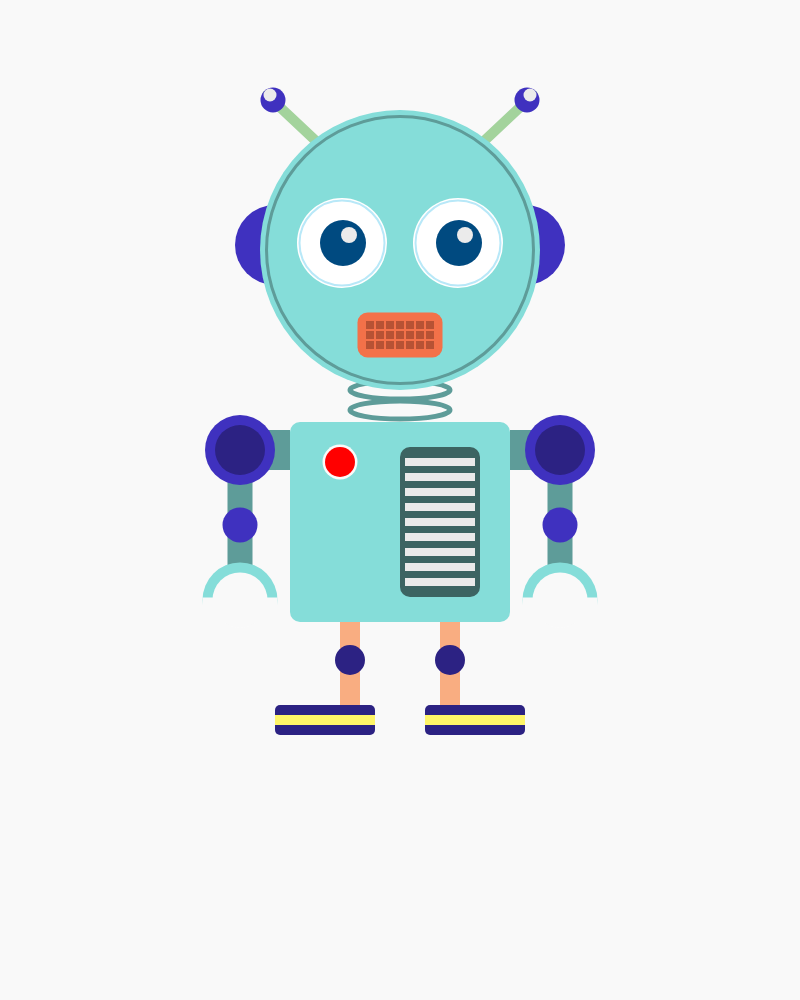
Frame 1 (no input)
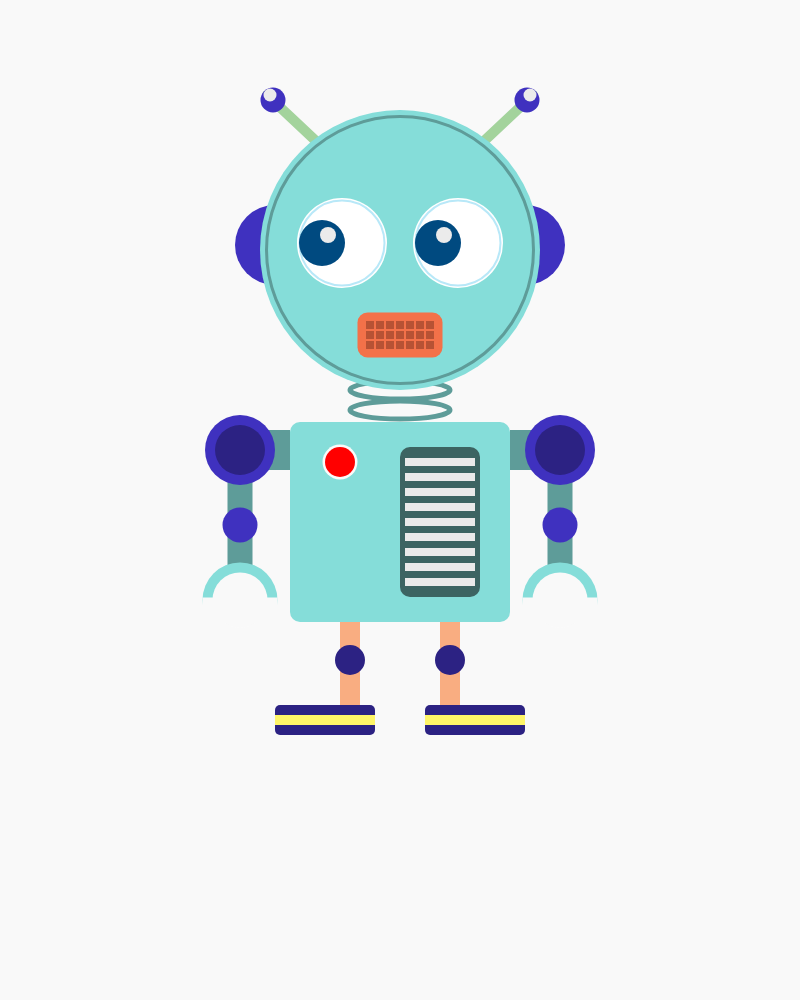
Frame 60 (no input)
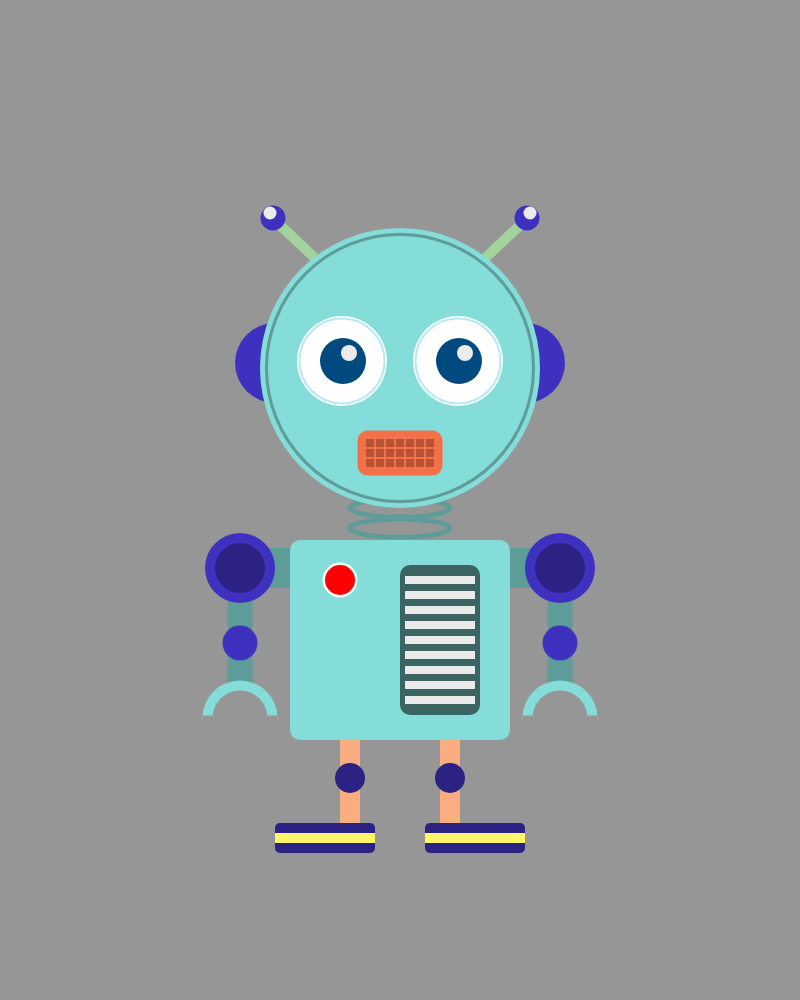
Frame 120 (the mouse pressed at the canvas centre since frame 60)

The p5.js sketch that drew these frames (run headless with seeded random() and noise() and a simulated clock; from frame 60 on, the mouse is pressed at the canvas centre):

// p5.js sketch
// ── sketch.js
/*  This monster is created by Sang Woo Nam
    Last edited (2/4/2017)
    Program that draw a robot having moving eyes and jumping 
    Uses functions and parameters with mouse events 
*/
var page = 0;             // this is the value for switching monster's action (eye movement, jumping)
var eyeDirection = 1;     // eyeDirection represents the speed and direction monster's eyes' moving
var jumpDir = 2;          // jumpDir represents the speed and direction monster is moving
var jumpValue = 0;        // the value is adding to the y position of monster
var backgroundColor = 249 // value of the background color 


function setup() {
  createCanvas(800, 1000); // creates a vertical rectangle canvas 
  background(249);         // sets the background color to light gray 
  rectMode(CENTER);        // sets rects to be drawn from the center 
}

function draw() {
  background(backgroundColor);
  monster(400, 200 + jumpValue);            // draws the monster at 400, 200 + jumpValue
  if (page == 0) {                          // if var page = 0, the eyes move left or right fllowed by mouse X position
    if (mouseX < 400) {                     // the value 400 is the x position that divides left and right of the monster's x position. If mouseX is smaller than 400, monster's eyes move left.  
      eyeDirection = eyeDirection * -1      // change eye direction 
      eyeDirection = max(-20, mouseX - 400);// this code prevents eyes to leave monster's face
    } else if (mouseX >= 400) {             // If mouseX is greater than 400, monster's eyes move right.
      eyeDirection = eyeDirection * -1      // change eyes' direction
      eyeDirection = min(20, mouseX - 400); // this code prevents eyes to leave monster's face
    }
  } else {                                      // if the page value is not 0, monster moves up and down. 
    if (jumpValue > 200 || jumpValue < -100) {  // if jumpValue is greater than 200 or less than -100, monster changes y direction  
      jumpDir = jumpDir * -1;                   // change monster's y direction
    }
    jumpValue = jumpValue + jumpDir;            // put the value of jumpValue + jumpDir to jumpValue
  }
}

// page switch 0 to 1 by mousePressed 
function mousePressed() {
  if (page ==0) {
    page = 1 - page;                      // switch page 0 to 1
    eyeDirection = 1;                     // move the eyes to middle
    backgroundColor = 150                 // change background color
  } else {
    page = 1 - page;                      // switch page 1 to 0                     
    jumpValue = 0;                        // move the monster's y value to default value 0 
    backgroundColor = 249                 // change background color
  }
}
  
// draws a monster at the x,y position passed 
// this monster includes head, a body, hands, legs 
function monster(x, y) {
  head(x, y);
  legs(x, y + 500);
  body(x, y + 322);
  hands(x, y + 250);
  
}

// draw the head of the monster at the x, y location
// this monster's head includes antenas, eyes, mouth, ears
function head(x, y) {
  ears(x, y);
  antenas(x, y);
  neck(x, y);
  // head green ellipse
  noStroke();
  fill(133, 221, 217);
  ellipse(x, y + 50, 280, 280);
  // head dark green line
  noFill()
  stroke(94, 156, 153);
  strokeWeight(3);
  ellipse(x, y + 50, 267, 267);
  eyes(x, y)
  eyesMove(x + eyeDirection, y);
  mouth(x, y);
}

// draws the antenas at the x, y location 
function antenas(x, y) {
  // antena
  // antena stick
  stroke(163, 211, 156);
  strokeWeight(10);
  line(x, y + 20, x - 133, y - 105);
  line(x, y + 20, x + 133, y - 105);
  // antena blue ellipse
  noStroke();
  fill(63, 49, 191);
  ellipse(x - 127, y - 100, 25, 25);
  ellipse(x + 127, y - 100, 25, 25);
  // antena gray ellipse
  noStroke();
  fill(235);
  ellipse(x - 130, y - 105, 13, 13);
  ellipse(x + 130, y - 105, 13, 13);
}

// draws the neck at the x, y location 
function neck(x, y) { 
  noFill();
  stroke(94, 156, 153);
  strokeWeight(5);
  ellipse(x, y + 190, 100, 18);
  ellipse(x, y + 210, 100, 18);
}

// draws the eyes at the x, y location 
function eyes(x, y) {
  // outside part of eyes
  noStroke();
  fill(255);
  ellipse(x - 58, y + 43, 90, 90);
  ellipse(x + 58, y + 43, 90, 90);
  // outside blue line of eyes
  stroke(184, 232, 248);
  strokeWeight(2);
  noFill();
  ellipse(x - 58, y + 43, 85, 85);
  ellipse(x + 58, y + 43, 85, 85);
}

// draws the eyes that move followed by mouseX position
function eyesMove(x, y) {
  // middle part of eyes
  noStroke();
  fill(0, 74, 128);
  ellipse(x - 58, y + 43, 46, 46);
  ellipse(x + 58, y + 43, 46, 46);
  // inner part of eyes
  noStroke();
  fill(235);
  ellipse(x - 52, y + 35, 16, 16);
  ellipse(x + 64, y + 35, 16, 16);
}

// draws the ears at the x, y location 
function ears(x, y) {
  noStroke();
  fill(63, 49, 191)
  // left ear
  ellipse(x - 125, y + 45, 80, 80);
  // right ear
  ellipse(x + 125, y + 45, 80, 80);
}

// draws the mouth at the x, y location
function mouth(x, y) {
  // outside part of mouth
  noStroke();
  fill(243, 113, 73);
  rect(x, y + 135, 85, 45, 10);
  // inside part of mouth
  // the first line of rectangle
  noStroke();
  fill(183, 82, 52);
  rect(x, y + 125, 8, 8);
  rect(x - 10, y + 125, 8, 8);
  rect(x - 20, y + 125, 8, 8);
  rect(x - 30, y + 125, 8, 8);
  rect(x + 10, y + 125, 8, 8);
  rect(x + 20, y + 125, 8, 8);
  rect(x + 30, y + 125, 8, 8);
  // the second line of rectangle
  rect(x, y + 135, 8, 8);
  rect(x - 10, y + 135, 8, 8);
  rect(x - 20, y + 135, 8, 8);
  rect(x - 30, y + 135, 8, 8);
  rect(x + 10, y + 135, 8, 8);
  rect(x + 20, y + 135, 8, 8);
  rect(x + 30, y + 135, 8, 8);
  // the third line of rectangle
  rect(x, y + 145, 8, 8);
  rect(x - 10, y + 145, 8, 8);
  rect(x - 20, y + 145, 8, 8);
  rect(x - 30, y + 145, 8, 8);
  rect(x + 10, y + 145, 8, 8);
  rect(x + 20, y + 145, 8, 8);
  rect(x + 30, y + 145, 8, 8);
}

// draws the body at the x, y location 
function body(x, y) { 
  // draws the body at the x, y location 
  noStroke(); 
  fill(133, 221, 217);
  rect(x, y, 220, 200, 10);
  // draw red button at the x, y location
  noStroke();
  fill(250);
  ellipse(x - 60, y - 60, 35, 35);
  fill(255, 0, 0);
  ellipse(x - 60, y - 60, 30, 30);
  greenPlate(x, y);
}

// draws the green plate at the x, y location 
function greenPlate(x, y) {
  // draws the green plate body at the x, y location
  noStroke();
  fill(60, 100, 98);
  rect(x + 40, y, 80, 150, 10);
  // draws inside of the green plate at the x, y location 
  fill(234);
  rect(x + 40, y, 70, 8);
  rect(x + 40, y - 15, 70, 8);
  rect(x + 40, y - 30, 70, 8);
  rect(x + 40, y - 45, 70, 8);
  rect(x + 40, y - 60, 70, 8);
  rect(x + 40, y + 15, 70, 8);
  rect(x + 40, y + 30, 70, 8);
  rect(x + 40, y + 45, 70, 8);
  rect(x + 40, y + 60, 70, 8);
}

// draws the hands at the x, y location
function hands(x, y) {
  // draws arms at the x, y location 
  noStroke();
  fill(94, 156, 153);
  // left arm
  rect(x - 140, y, 60, 40);
  rect(x - 160, y + 50, 25, 135);
  // right arm
  rect(x + 140, y, 60, 40);
  rect(x + 160, y + 50, 25, 135);
  // draws joints at the x, y location 
  fill(63, 49, 191);
  // left shoulder joint 
  ellipse(x - 160, y, 70, 70);
  ellipse(x - 160, y + 75, 35, 35);
  // right shoulder joint
  ellipse(x + 160, y, 70, 70);
  ellipse(x + 160, y + 75, 35, 35);
  fill(44, 34, 131);
  // left elbow joint
  ellipse(x - 160, y, 50, 50);
  // right elbow joint
  ellipse(x + 160, y, 50, 50);
  // draws hands at the x, y location 
  // left hand
  fill(133, 221, 217);
  ellipse(x - 160, y + 150, 75, 75);
  fill(backgroundColor);
  rect(x - 160, y + 185, 75, 75);
  ellipse(x - 160, y + 150, 55, 55);
  // right hand
  fill(133, 221, 217);
  ellipse(x + 160, y + 150, 75, 75);
  fill(backgroundColor);
  rect(x + 160, y + 185, 75, 75);
  ellipse(x + 160, y + 150, 55, 55);
}

// draws the legs at the x, y locaton 
function legs(x, y) {
  // draw legs at the x, y location
  noStroke();
  fill(249, 173, 129); 
  // left leg
  rect(x - 50, y - 40, 20, 90);
  // right leg
  rect(x + 50, y - 40, 20, 90);
  // draw joints at the x, y location 
  // left joint
  fill(44, 34, 131);
  ellipse(x - 50, y - 40, 30, 30);
  // right joint
  ellipse(x + 50, y - 40, 30, 30);
  // left foot 
  rect(x - 75, y + 20, 100, 30, 5);
  fill(255, 245, 104);
  rect(x - 75, y + 20, 100, 10);
  // right foot
  fill(44, 34, 131);
  rect(x + 75, y + 20, 100, 30, 5);
  fill(255, 245, 104);
  rect(x + 75, y + 20, 100, 10);
}
